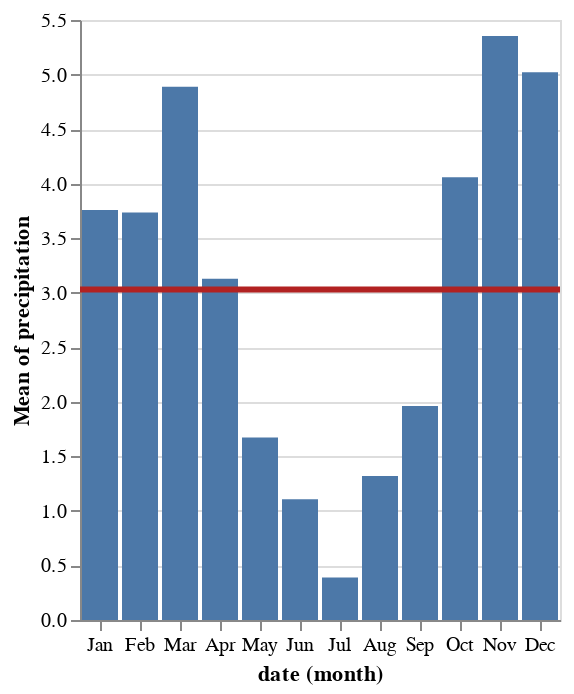

Notebook source saved alongside this figure:
### Code cell
#hide_input
import altair as alt
from vega_datasets import data

source = data.seattle_weather()
brush = alt.selection(type='interval', encodings=['x'])

bars = alt.Chart().mark_bar().encode(
    x='month(date):O',
    y='mean(precipitation):Q',
    opacity=alt.condition(brush, alt.OpacityValue(1), alt.OpacityValue(0.7)),
).add_selection(
    brush
)

line = alt.Chart().mark_rule(color='firebrick').encode(
    y='mean(precipitation):Q',
    size=alt.SizeValue(3)
).transform_filter(
    brush
)

alt.layer(bars, line, data=source)

### Figure 1 — Vega-Lite specification as saved in the notebook (floating-point values rounded to 4 significant figures; data arrays with more than 128 entries replaced by an {"elided": "..."} marker saying what was removed)
{"config": {"view": {"continuousWidth": 400, "continuousHeight": 300}}, "layer": [{"mark": "bar", "encoding": {"opacity": {"condition": {"value": 1, "selection": "selector002"}, "value": 0.7}, "x": {"type": "ordinal", "field": "date", "timeUnit": "month"}, "y": {"type": "quantitative", "aggregate": "mean", "field": "precipitation"}}, "selection": {"selector002": {"type": "interval", "encodings": ["x"]}}}, {"mark": {"type": "rule", "color": "firebrick"}, "encoding": {"size": {"value": 3}, "y": {"type": "quantitative", "aggregate": "mean", "field": "precipitation"}}, "transform": [{"filter": {"selection": "selector002"}}]}], "data": {"name": "data-830c39fec90146253fb06a06c26374ef"}, "$schema": "https://vega.github.io/schema/vega-lite/v4.8.1.json", "datasets": {"data-830c39fec90146253fb06a06c26374ef": {"elided": "1461 records"}}}
